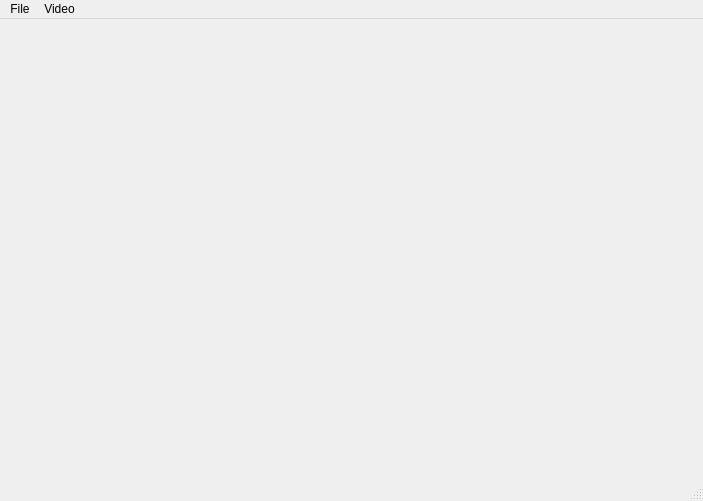
<?xml version="1.0" encoding="UTF-8"?>
<ui version="4.0">
 <class>MainWindow</class>
 <widget class="QMainWindow" name="MainWindow">
  <property name="geometry">
   <rect>
    <x>0</x>
    <y>0</y>
    <width>703</width>
    <height>501</height>
   </rect>
  </property>
  <property name="windowTitle">
   <string>MainWindow</string>
  </property>
  <widget class="QWidget" name="centralwidget"/>
  <widget class="QMenuBar" name="menubar">
   <property name="geometry">
    <rect>
     <x>0</x>
     <y>0</y>
     <width>703</width>
     <height>26</height>
    </rect>
   </property>
   <widget class="QMenu" name="menuOpen">
    <property name="title">
     <string>File</string>
    </property>
    <addaction name="actionOpen"/>
   </widget>
   <widget class="QMenu" name="menuVideo">
    <property name="title">
     <string>Video</string>
    </property>
    <addaction name="actionPlay"/>
    <addaction name="actionPause"/>
    <addaction name="actionStop"/>
   </widget>
   <addaction name="menuOpen"/>
   <addaction name="menuVideo"/>
  </widget>
  <widget class="QStatusBar" name="statusbar"/>
  <action name="actionOpen">
   <property name="text">
    <string>Open</string>
   </property>
  </action>
  <action name="actionPlay">
   <property name="text">
    <string>Play</string>
   </property>
  </action>
  <action name="actionPause">
   <property name="text">
    <string>Pause</string>
   </property>
  </action>
  <action name="actionStop">
   <property name="text">
    <string>Stop</string>
   </property>
  </action>
 </widget>
 <resources/>
 <connections/>
</ui>
